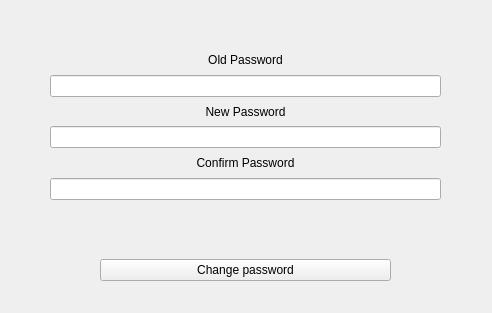
<?xml version="1.0" encoding="UTF-8"?>
<ui version="4.0">
 <class>PasswordChange</class>
 <widget class="QWidget" name="PasswordChange">
  <property name="geometry">
   <rect>
    <x>0</x>
    <y>0</y>
    <width>492</width>
    <height>313</height>
   </rect>
  </property>
  <property name="windowTitle">
   <string>Change Password</string>
  </property>
  <widget class="QWidget" name="verticalLayoutWidget">
   <property name="geometry">
    <rect>
     <x>0</x>
     <y>40</y>
     <width>491</width>
     <height>171</height>
    </rect>
   </property>
   <layout class="QVBoxLayout" name="verticalLayout">
    <property name="leftMargin">
     <number>50</number>
    </property>
    <property name="rightMargin">
     <number>50</number>
    </property>
    <item>
     <widget class="QLabel" name="oldPasswordLbl">
      <property name="text">
       <string>Old Password</string>
      </property>
      <property name="alignment">
       <set>Qt::AlignCenter</set>
      </property>
     </widget>
    </item>
    <item>
     <widget class="QLineEdit" name="oldPasswordInput">
      <property name="echoMode">
       <enum>QLineEdit::Password</enum>
      </property>
     </widget>
    </item>
    <item>
     <widget class="QLabel" name="newPasswordLbl">
      <property name="text">
       <string>New Password</string>
      </property>
      <property name="alignment">
       <set>Qt::AlignCenter</set>
      </property>
     </widget>
    </item>
    <item>
     <widget class="QLineEdit" name="newPasswordInput">
      <property name="echoMode">
       <enum>QLineEdit::Password</enum>
      </property>
     </widget>
    </item>
    <item>
     <widget class="QLabel" name="confirmPasswordLbl">
      <property name="text">
       <string>Confirm Password</string>
      </property>
      <property name="alignment">
       <set>Qt::AlignCenter</set>
      </property>
     </widget>
    </item>
    <item>
     <widget class="QLineEdit" name="confirmPasswordInput">
      <property name="echoMode">
       <enum>QLineEdit::Password</enum>
      </property>
     </widget>
    </item>
   </layout>
  </widget>
  <widget class="QWidget" name="verticalLayoutWidget_2">
   <property name="geometry">
    <rect>
     <x>0</x>
     <y>230</y>
     <width>491</width>
     <height>80</height>
    </rect>
   </property>
   <layout class="QVBoxLayout" name="verticalLayout_3">
    <property name="leftMargin">
     <number>100</number>
    </property>
    <property name="rightMargin">
     <number>100</number>
    </property>
    <item>
     <widget class="QPushButton" name="passwordChangeBtn">
      <property name="text">
       <string>Change password</string>
      </property>
     </widget>
    </item>
   </layout>
  </widget>
 </widget>
 <layoutdefault spacing="6" margin="11"/>
 <resources/>
 <connections/>
</ui>
